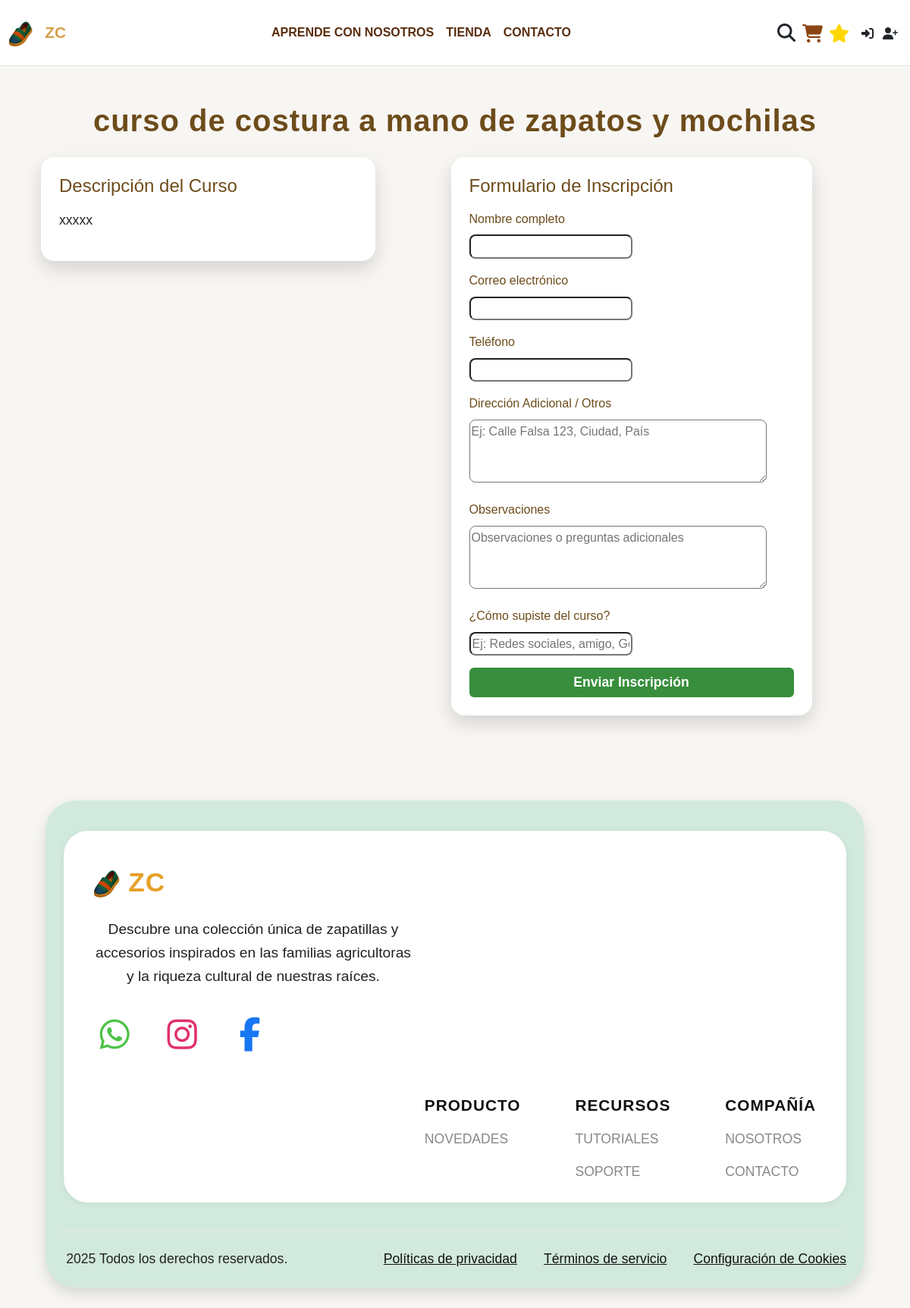
The app's page /servicios/xxx/ with its own data.
### servicios/models.py (models this page shows, shortened)
class Servicio(models.Model):
    nombre = models.CharField(max_length=200)
    slug = models.SlugField(max_length=200, unique=True, help_text="URL amigable (ej: taller-tejido-basico)")
    descripcion_corta = models.TextField(blank=True, help_text="Breve resumen del servicio")
    descripcion_larga = models.TextField()
    precio_referencia = models.DecimalField(max_digits=10, decimal_places=2, blank=True, null=True, help_text="Precio estimado o desde")
    imagen = models.ImageField(upload_to='servicios/', blank=True, null=True)
    disponible = models.BooleanField(default=True)
    creado = models.DateTimeField(auto_now_add=True)
    actualizado = models.DateTimeField(auto_now=True)
    class Meta:
        verbose_name_plural = "Servicios" # Podríamos cambiarlo a "Cursos" si quieres renombrar el modelo Servicio
        ordering = ['nombre']

### servicios/views.py (the view, shortened to what this page needs)
# urls.py: path('<slug:slug>/', views.detalle_servicio, name='detalle_servicio'),
def detalle_servicio(request, slug):
    servicio = get_object_or_404(Servicio, slug=slug, disponible=True)
    form = InscripcionCursoForm() # Usamos el nuevo formulario de inscripción
    context = {
        'servicio': servicio,
        'form': form,
        'titulo_pagina': servicio.nombre,
    }
    return render(request, 'servicios/detalle_servicio.html', context)

### servicios/forms.py (shortened to what this page needs)
class InscripcionCursoForm(forms.ModelForm):
    direccion_adicional = forms.CharField(
        required=False,
        widget=forms.Textarea(attrs={'rows': 3, 'placeholder': 'Ej: Calle Falsa 123, Ciudad, País'}),
        label='Dirección Adicional / Otros'
    )
    observaciones = forms.CharField(
        required=False,
        widget=forms.Textarea(attrs={'rows': 3, 'placeholder': 'Observaciones o preguntas adicionales'}),
        label='Observaciones'
    )
    como_supo_del_curso = forms.CharField(
        required=False,
        widget=forms.TextInput(attrs={'placeholder': 'Ej: Redes sociales, amigo, Google'}),
        label='¿Cómo supiste del curso?'
    )
    class Meta:
        model = InscripcionCurso
        fields = ['nombre_completo', 'correo_electronico', 'telefono', 'direccion_adicional', 'observaciones', 'como_supo_del_curso']
        labels = {
            'nombre_completo': 'Nombre completo',
            'correo_electronico': 'Correo electrónico',
            'telefono': 'Teléfono',
        }

### core/context_processors.py (called while the page is built)
def cart_item_count(request):
    cart = request.session.get('cart', {})
    total_items = sum(item_data.get('cantidad', 0) for item_data in cart.values())
    return {'cart_item_count': total_items}

### servicios/templates/servicios/detalle_servicio.html (shortened to what this page needs)
{% extends 'core/base.html' %}
{% load static %}
{% block content %}
<div class="container my-5">
    <h1 class="text-center mb-4" style="font-weight:700; color:#6d4c1b; letter-spacing:1px;">{{ titulo_pagina }}</h1>
    <div class="row justify-content-center align-items-start">
        <div class="col-md-5 mb-4">
            <div class="card shadow-sm p-4" style="border-radius:18px;">
                <h4 class="mb-3" style="color:#6d4c1b;">Descripción del Curso</h4>
                <p style="font-size:1.1rem;">{{ servicio.descripcion_larga }}</p>
            </div>
        </div>
        <div class="col-md-6">
            <div class="card shadow-sm p-4" style="border-radius:18px;">
                <h4 class="mb-3" style="color:#6d4c1b;">Formulario de Inscripción</h4>
                <form method="post" class="needs-validation" novalidate>
                    {% for field in form %}
                        <div class="mb-3">
                            <label for="{{ field.id_for_label }}" class="form-label" style="font-weight:500; color:#6d4c1b;">{{ field.label }}</label>
                            {{ field }}
                        </div>
                    {% endfor %}
                    <button type="submit" class="btn btn-success w-100" style="font-weight:600; font-size:1.1rem;">Enviar Inscripción</button>
                </form>
            </div>
        </div>
    </div>
</div>
{% endblock %}

### servicios/templates/servicios/detalle_servicio.html (style rules this page uses)
body { background: #f8f6f3; }
.card { background: #fff8f0; }
input, textarea { border-radius: 8px !important; }
.btn-success { background: #388e3c; border: none; }

### records on screen
Servicio: nombre "curso de costura a mano de zapatos y mochilas", descripcion_larga "xxxxx"

### other values on screen
{{ field.label }} "Nombre completo" "Correo electrónico" "Teléfono" "Dirección Adicional / Otros" "Observaciones" "¿Cómo supiste del curso?"
